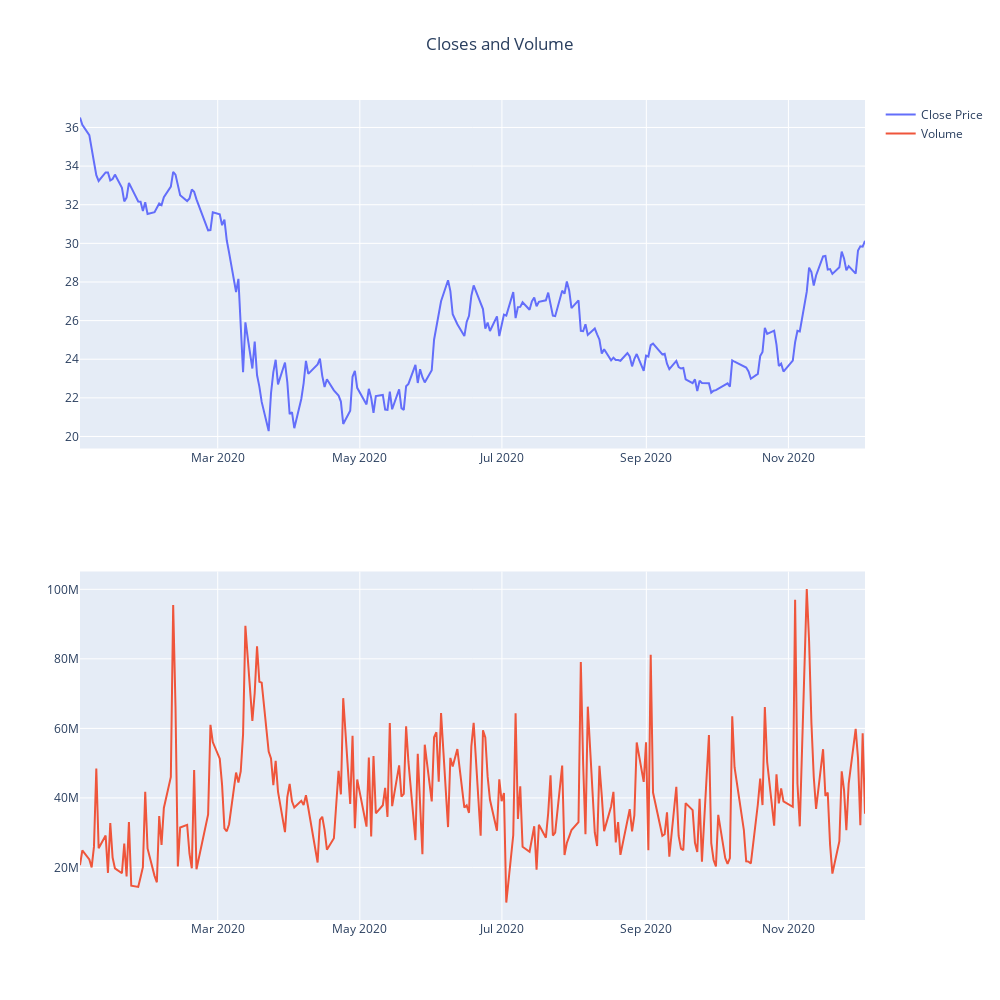

Notebook code cell kept with this figure:
### Code cell
fig = make_subplots(rows=2, cols=1)

fig.add_trace(go.Scatter(
    x=close.index, y=close, name='Close Price'
), row=1, col=1)

fig.add_trace(go.Scatter(
    x=volume.index, y=volume, name='Volume'
), row=2, col=1)

fig.update_layout(height=1000, width=1000, title_text="Closes and Volume", title_x=0.5)
fig.show()

### Figure 1 — Plotly figure (JSON) as saved in the notebook; plotly's stock layout.template omitted (floating-point values rounded to 4 significant figures; data arrays with more than 128 entries replaced by an {"elided": "..."} marker saying what was removed)
{"data": [{"name": "Close Price", "type": "scatter", "x": {"elided": "233 str values"}, "xaxis": "x", "y": {"elided": "233 float values"}, "yaxis": "y"}, {"name": "Volume", "type": "scatter", "x": {"elided": "233 str values"}, "xaxis": "x2", "y": {"elided": "233 int values"}, "yaxis": "y2"}], "layout": {"height": 1000, "title": {"text": "Closes and Volume", "x": 0.5}, "width": 1000, "xaxis": {"anchor": "y", "domain": [0, 1]}, "xaxis2": {"anchor": "y2", "domain": [0, 1]}, "yaxis": {"anchor": "x", "domain": [0.575, 1]}, "yaxis2": {"anchor": "x2", "domain": [0, 0.425]}}}
